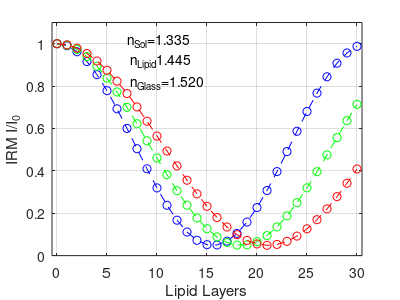
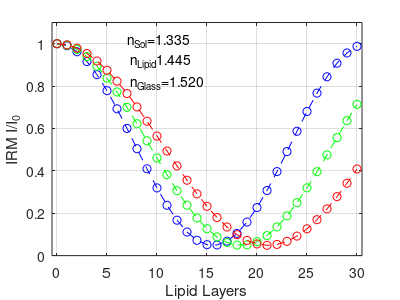
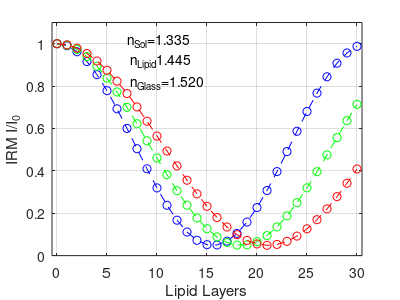

These figures' MATLAB source, in order:
%% I: Bulk Simulation, No Adlayer
clear; clc;

%IRM Light Wavelength
lambda1 = 450e-9;
lambda2 = 532e-9; 
lambda3 = 610e-9;

%Refractive Indices
n0 = 1.520; %Substrate refractive index
n1 = 1.445; %Lipid bilayer refractive index - DOPC
n2 = 1.335; %PBS top solution refractive index

%Distances and Wavelength
m = 0:30;
npoint=numel(m);
d1 = 5e-9; %Lipid bilayer thickness

%Fresnel Reflectance Coefficients
r01 = (n0-n1)/(n0+n1); %Substrate to bilayer
r12 = (n1-n2)/(n1+n2); %Bilayer to top solution

%Fresnel Transmittance Coefficients
t01 = 2*n0/(n0+n1);  %Substrate to bilayer
t12 = 2*n1/(n1+n2); %Bilayer to top solution

%Transfer Matrices between layers
M01 = [1,r01;r01,1]/t01; %Substrate to head
M12 = [1,r12;r12,1]/t12; %Head to tail

%Transfer Matrices within layers - 450 nm
phi1_l1 = 2*pi*n1*d1/lambda1; %Bilayer
M1_l1 = [exp(1i*phi1_l1),0;0,exp(-1*1i*phi1_l1)]; %Bilayer

%Transfer Matrices within layers - 532 nm
phi1_l2 = 2*pi*n1*d1/lambda2; %Bilayer
M1_l2 = [exp(1i*phi1_l2),0;0,exp(-1*1i*phi1_l2)]; %Bilayer

%Transfer Matrices within layers - 610 nm
phi1_l3 = 2*pi*n1*d1/lambda3; %Bilayer
M1_l3 = [exp(1i*phi1_l3),0;0,exp(-1*1i*phi1_l3)]; %Bilayer

%Light Pathway: m01 - j(m1) - m12
for j = 0:(npoint-1)
    M_l1 = M01 * (M1_l1^j) * M12;
    r_l1(j+1) = M_l1(2,1) / M_l1(1,1);
    t_l1(j+1) = 1 / M_l1(1,1);
    
    M_l2 = M01 * (M1_l2^j) * M12;
    r_l2(j+1) = M_l2(2,1) / M_l2(1,1);
    t_l2(j+1) = 1 / M_l2(1,1);
    
    M_l3 = M01 * (M1_l3^j) * M12;
    r_l3(j+1) = M_l3(2,1) / M_l3(1,1);
    t_l3(j+1) = 1 / M_l3(1,1);
end
for k=1:npoint
        R_l1(k)=norm(r_l1(k))^2;
        T_l1(k)=norm(t_l1(k))^2*n2/n0;
		
	R_l2(k)=norm(r_l2(k))^2;
        T_l2(k)=norm(t_l2(k))^2*n2/n0;
		
	R_l3(k)=norm(r_l3(k))^2;
        T_l3(k)=norm(t_l3(k))^2*n2/n0;
end

Rbg=(((n0-n2)./(n0+n2)).^2);
CIRM_l1=R_l1./Rbg;
CIRM_l2=R_l2./Rbg;
CIRM_l3=R_l3./Rbg;


%Creating the graph
figure(2);
plot(m,CIRM_l1,'b--o')
hold on 
plot(m,CIRM_l2,'g--o')
plot(m,CIRM_l3,'r--o')
hold off
xlabel('Lipid Layers')
ylabel('IRM I/I_0')
grid on;
ylim([0,1.1])
xlim([min(m)-0.5,max(m)+0.5])
textct=sprintf('n_S_o_l=%4.3f\n n_L_i_p_i_d%4.3f\n n_G_l_a_s_s=%4.3f\n',n2,n1,n0);
% text('Position',[20 1 0]);
% text(min(xlim())+0.6*(max(xlim())-min(xlim())),0.8*min(ylim())+0.2*(max(ylim())-min(ylim())),textct);
text(7,0.9,textct);

set(gcf,'PaperUnits','inches','PaperPosition',[0 0 4 3])
opfnhead=sprintf('nSol=%4.2f,nLipid=%4.2f, wavelength=%4.1fnm, BulkNoAdlayer',n2,n1,lambda1*1e9);
print([opfnhead,'.png'],'-dpng');
dlmwrite([opfnhead,'.dat'],[m,CIRM_l1],'\t');
I_glass=4000;
Mimg=I_glass*ones(1024,1024);
Mimg(212:812,212:812)=I_glass*CIRM_l1(2);
Mimg(412:612,412:612)=I_glass*CIRM_l1(3);
imwrite(uint16(Mimg),[opfnhead,'.tif']);

opfnhead=sprintf('nSol=%4.2f,nLipid=%4.2f, wavelength=%4.1fnm, BulkNoAdlayer',n2,n1,lambda2*1e9);
print([opfnhead,'.png'],'-dpng');
dlmwrite([opfnhead,'.dat'],[m,CIRM_l2],'\t');
I_glass=4000;
Mimg=I_glass*ones(1024,1024);
Mimg(212:812,212:812)=I_glass*CIRM_l2(2);
Mimg(412:612,412:612)=I_glass*CIRM_l2(3);
imwrite(uint16(Mimg),[opfnhead,'.tif']);

opfnhead=sprintf('nSol=%4.2f,nLipid=%4.2f, wavelength=%4.1fnm, BulkNoAdlayer',n2,n1,lambda3*1e9);
print([opfnhead,'.png'],'-dpng');
dlmwrite([opfnhead,'.dat'],[m,CIRM_l3],'\t');
I_glass=4000;
Mimg=I_glass*ones(1024,1024);
Mimg(212:812,212:812)=I_glass*CIRM_l3(2);
Mimg(412:612,412:612)=I_glass*CIRM_l3(3);
imwrite(uint16(Mimg),[opfnhead,'.tif']);
